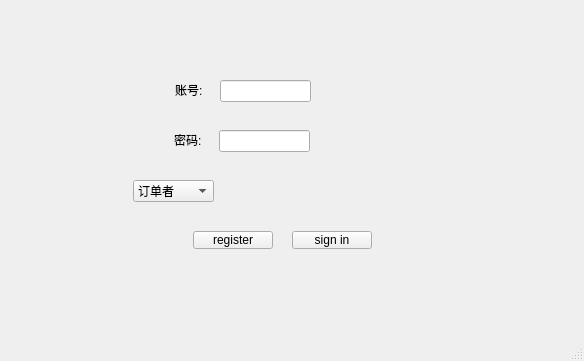
<?xml version="1.0" encoding="UTF-8"?>
<ui version="4.0">
 <class>sign_in_widget</class>
 <widget class="QMainWindow" name="sign_in_widget">
  <property name="geometry">
   <rect>
    <x>0</x>
    <y>0</y>
    <width>584</width>
    <height>361</height>
   </rect>
  </property>
  <property name="windowTitle">
   <string>QT</string>
  </property>
  <widget class="QWidget" name="centralwidget">
   <widget class="QLabel" name="w1">
    <property name="geometry">
     <rect>
      <x>320</x>
      <y>70</y>
      <width>194</width>
      <height>41</height>
     </rect>
    </property>
    <property name="text">
     <string/>
    </property>
   </widget>
   <widget class="QLabel" name="w2">
    <property name="geometry">
     <rect>
      <x>340</x>
      <y>120</y>
      <width>231</width>
      <height>41</height>
     </rect>
    </property>
    <property name="text">
     <string/>
    </property>
   </widget>
   <widget class="QPushButton" name="sign_in_btn">
    <property name="geometry">
     <rect>
      <x>292</x>
      <y>231</y>
      <width>80</width>
      <height>18</height>
     </rect>
    </property>
    <property name="text">
     <string>sign in</string>
    </property>
   </widget>
   <widget class="QPushButton" name="regis_btn">
    <property name="geometry">
     <rect>
      <x>193</x>
      <y>231</y>
      <width>80</width>
      <height>18</height>
     </rect>
    </property>
    <property name="text">
     <string>register</string>
    </property>
   </widget>
   <widget class="QComboBox" name="ident_com">
    <property name="geometry">
     <rect>
      <x>133</x>
      <y>180</y>
      <width>81</width>
      <height>22</height>
     </rect>
    </property>
    <item>
     <property name="text">
      <string>订单者</string>
     </property>
    </item>
    <item>
     <property name="text">
      <string>商家</string>
     </property>
    </item>
    <item>
     <property name="text">
      <string>管理员</string>
     </property>
    </item>
   </widget>
   <widget class="QLineEdit" name="account_line">
    <property name="geometry">
     <rect>
      <x>220</x>
      <y>80</y>
      <width>91</width>
      <height>22</height>
     </rect>
    </property>
   </widget>
   <widget class="QLabel" name="account_label">
    <property name="geometry">
     <rect>
      <x>175</x>
      <y>80</y>
      <width>41</width>
      <height>20</height>
     </rect>
    </property>
    <property name="text">
     <string>账号:</string>
    </property>
   </widget>
   <widget class="QLabel" name="key_label">
    <property name="geometry">
     <rect>
      <x>174</x>
      <y>130</y>
      <width>41</width>
      <height>20</height>
     </rect>
    </property>
    <property name="text">
     <string>密码:</string>
    </property>
   </widget>
   <widget class="QLineEdit" name="key_line">
    <property name="geometry">
     <rect>
      <x>219</x>
      <y>130</y>
      <width>91</width>
      <height>22</height>
     </rect>
    </property>
   </widget>
  </widget>
  <widget class="QMenuBar" name="menubar">
   <property name="geometry">
    <rect>
     <x>0</x>
     <y>0</y>
     <width>584</width>
     <height>17</height>
    </rect>
   </property>
  </widget>
  <widget class="QStatusBar" name="statusbar"/>
 </widget>
 <resources/>
 <connections/>
</ui>
